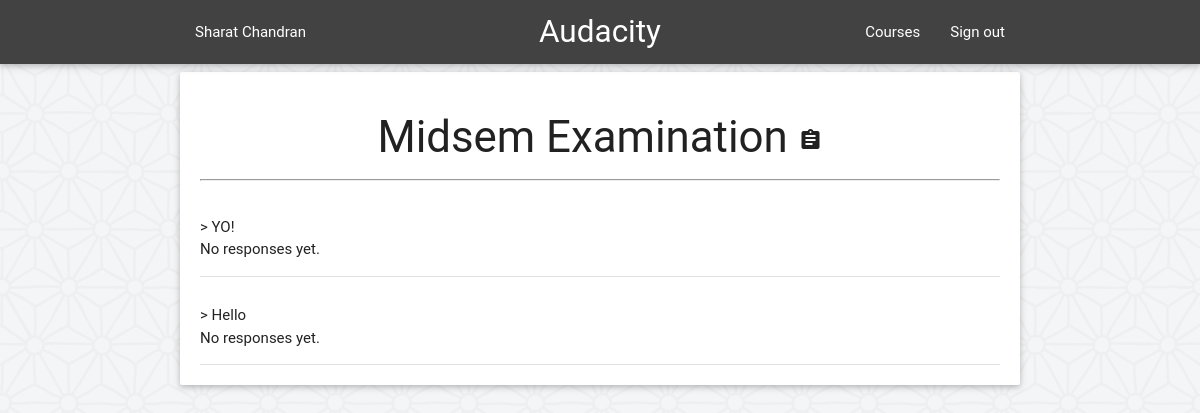
Screenshot of /feeder/feedbacks/1/ (signed in) with the database file from the repository.
### feeder/models.py (models this page shows, shortened)
class Feedback(models.Model):
	fb_name = models.CharField(max_length=100, verbose_name='Feedback Name')
	pub_date = models.DateTimeField('date published')
	deadline = models.DateTimeField('deadline',null=False, blank=False)
	course = models.ForeignKey(Course, on_delete=models.CASCADE)
	class Meta:
		verbose_name = "Feedback"
		verbose_name_plural = "Feedbacks"

class Question(models.Model):
	TEXT_ANSWER = 'text'
	RATING = 'rate'
	TYPES = (
		(RATING, 'Rating Response'),
		(TEXT_ANSWER, 'Text Response'),
		)
	question_text = models.CharField(max_length=300, blank=False)
	feedback = models.ForeignKey(Feedback, on_delete=models.CASCADE)
	question_type = models.CharField(max_length=4, choices=TYPES)
	class Meta:
		verbose_name = "Question"
		verbose_name_plural = "Questions"

### feeder/views.py (the view)
# urls.py: url(r'^feedbacks/(?P<pk>[0-9]+)/$', views.FeedbackView, name='feedback'),
@login_required(login_url='/feeder/login')
def FeedbackView(request, pk):
	feedback = get_object_or_404(Feedback, pk = pk)
	questions = feedback.question_set.all()
	noneAnswer = Answer.objects.all()
	context = {
		'feedback' : feedback,
		'questions' : questions,
	}
	return render(request, 'feeder/feedback.html', context)

### feeder/templates/feeder/feedback.html (shortened to what this page needs)
{% extends "feeder/base_site.html" %}
{% load static %}
{% block content %}
	<div class="card">
		<div class="card-content">
		<h3 class="center">{{ feedback.fb_name }} <i class="material-icons">assignment</i> </h3> <hr>
		{% for question in questions %}
			  <div class="section col s9">
			    <h5></h5>> {{ question.question_text }} </h5>
			    {% if question.question_type == 'text' and question.answer_set.all %}
			    	<p class="center"> <b> No. of responses : {{ question.answer_set.count }} </b> </p>
			    	<div class="row">
			    	<table class="striped col s8 offset-s2">
			    	<thead>
			    		<tr>
			    			<td><b> Index </b> </td>
			    			<td><b> Response </b> </td>
			    		</tr>
			    	</thead>
			    	<tbody>
			    	{% for answer in question.answer_set.all %}
			    		<tr>
			    			<td> {{ forloop.counter }} </td>
			    			<td> {{ answer }} </td>
			    		</tr>
			    	{% endfor %}
			    	</tbody>
			    	</table>
			    	</div>
			    {% else %}
			    	<p> No responses yet. </p>
			    {% endif %}
			  </div>
			<div class="divider"></div>
		{% endfor %}
		</div>
		</div>
{% endblock %}
{% block navbar %}
    <li><a href="courses">Courses</a></li>
    <li><a onclick="signOut();" href="{% url 'feeder:logout' %}">Sign out</a></li>
{% endblock %}
{% block name %}
    {{ user.get_full_name }}
{% endblock %}

### rows the page displays
Feedback: fb_name "Midsem Examination"
Question: question_text "YO!", question_type "No responses yet."
Question: question_text "Hello", question_type "No responses yet."

### other values shown
{{ user.get_full_name }} "Sharat Chandran"
